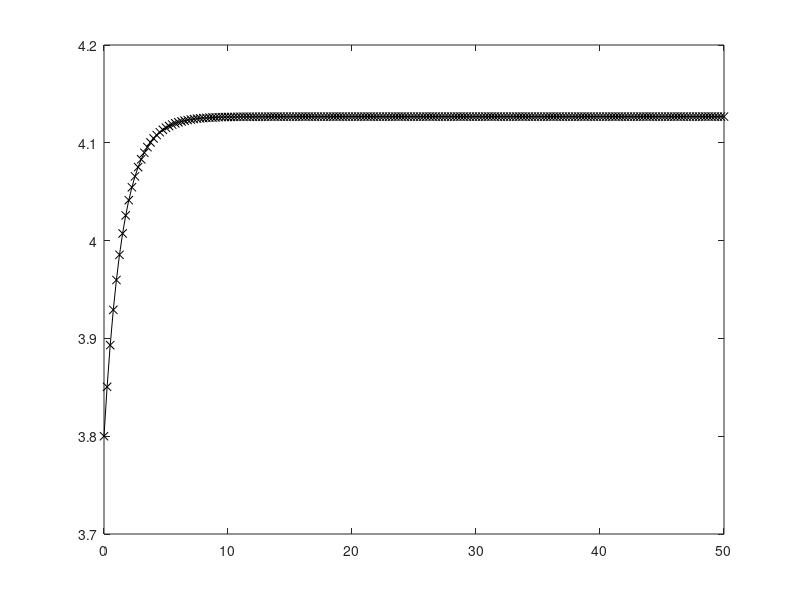

Here is the MATLAB script that generated this plot:
% solving equation for stratosphere source sink model
% dq/dt = dq/dt(source) - dq/dt(sink) = pdq/dt0 - aq
% where p is some factor increase of the new source relative to the original one
% (e.g. assuming sudden rise in source of by, say, 8.6 % : then p=1.086)
% are also assuming that the sink is proportional to the amount of q in 
% the stratosphere (perhaps justified if assume that the "exit flow rate" remains
% the same but just q changes. Are also assuming here that the mixing time is very quick throughout
% the stratosphere so that input of q is instantly mixed to give a new mean q.
% Then the ODE becomes dq/dt + aq = c  (where c = pdq/dt0)
% Can solve this by mulitplying each side by exp(at) and noting that
% d/dt(exp(at)q) = exp(at)*(dq/dt + aq) for LHS of equation
% This leads to q = q0(1-p)exp(-at) + pq0, where q0 is the original q value at t=0 and a = 1/q0 * dq/dt0(original input rate)


%need estimate of stratospheric mass to calculate dq/dt
%know from global_est_strat_percentage.m that:
%area of globe from -L to +L latitude
L=15; %latitude for tropics (degrees)
R=6400e3; %radius of the Earth (m)
A=4*pi*R^2*sin(pi*L/180);
%so can now approximate the volume using the height of the strat (=15e3?) and the density (=0.2 kg/m3?)
%really need just the mass involved in the Brewer Dobson circulation
H=15e3;
rho=0.2;
M=A*H*rho;

%now work out flux of water vapour
f=1e6*28.97/18; %conversion factor for kg/kg to ppmv
q0=3.8/f; %mean mixing ratio of air at trop (kg/kg) Dessler 1998 (=3.8 ppmv) (assumed value at start of 50 year period)
%NOTE - Holton (1995) quotes an annual average mass flux across 100 hPa of 85e8 kg/s (for L=-15 to +15)
%This is based on Rosenlof and Holton (1993), based on UKMO measurements (radiosondes I think)
dmdt = 85e8;  %total mass of air crossing 100 hPa in a year based on Rosenlof and Holton (1995) 
dmvdt = dmdt * q0; %flux of vapour mass (kg/s)
dqdt0 = dmvdt / M; %rate of change of stratospheric vapour mixing ratio

%now calc values for the ODE
a = 1/q0 * dqdt0;
per = 8.6; % percentage increase required
p = 1 + per/100;

%now solve for a give t
tyears=50;
y2secs=365*24*3600; %conversion factor from years to seconds
tsecs=tyears*y2secs; %convert from years to seconds
npoints=200;
t=[0:tsecs/npoints:tsecs];

q = f * ( q0.*(1-p).*exp(-a.*t) + p*q0 ); %solve analytical solution for each t and convert to ppmv

figure;
plot(t/y2secs,q,'kx-');
